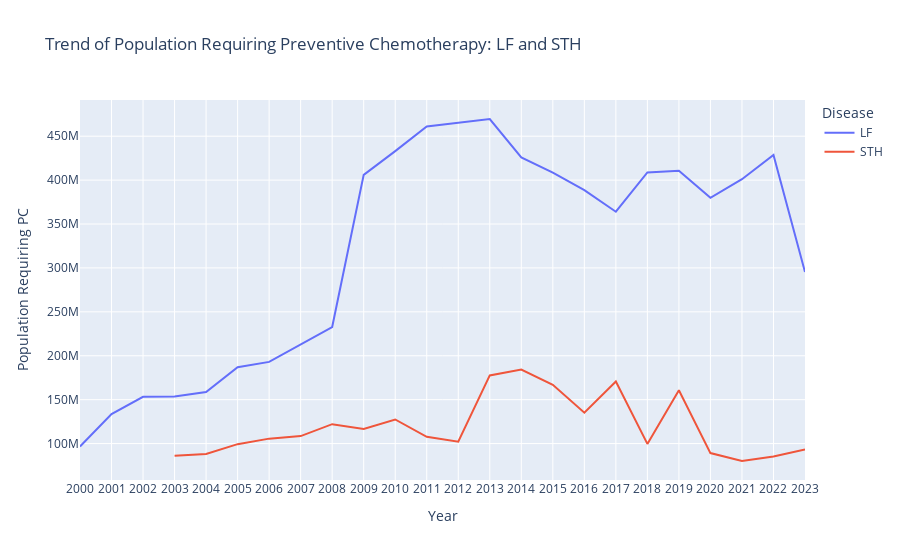

The notebook cell this image was saved under:
### Code cell
import pandas as pd
import plotly.express as px

lf = pd.read_csv('data/LF_final.csv')
sth = pd.read_csv('data/STH_final.csv')

lf['Population requiring PC for LF'] = pd.to_numeric(
    lf['Population requiring PC for LF'], errors='coerce')
sth['Population requiring PC for STH, Pre-SAC'] = pd.to_numeric(
    sth['Population requiring PC for STH, Pre-SAC'], errors='coerce')

lf_year = (
    lf.groupby('Year')['Population requiring PC for LF']
      .sum()
      .reset_index(name='Pop_PC')
      .assign(Disease='LF')
)
sth_year = (
    sth.groupby('Year')['Population requiring PC for STH, Pre-SAC']
       .sum()
       .reset_index(name='Pop_PC')
       .assign(Disease='STH')
)

df = pd.concat([lf_year, sth_year], ignore_index=True)
fig = px.line(
    df,
    x='Year',
    y='Pop_PC',
    color='Disease',
    labels={'Pop_PC':'Population Requiring PC'},
    title='Trend of Population Requiring Preventive Chemotherapy: LF and STH'
)
fig.update_layout(xaxis=dict(dtick=1), yaxis_title='Population Requiring PC')
fig.show()

### Figure 1 — Plotly figure (JSON) as saved in the notebook; plotly's stock layout.template omitted (floating-point values rounded to 4 significant figures)
{"data": [{"hovertemplate": "Disease=LF<br>Year=%{x}<br>Population Requiring PC=%{y}<extra></extra>", "legendgroup": "LF", "line": {"color": "#636efa", "dash": "solid"}, "marker": {"symbol": "circle"}, "mode": "lines", "name": "LF", "orientation": "v", "showlegend": true, "type": "scatter", "x": [2000, 2001, 2002, 2003, 2004, 2005, 2006, 2007, 2008, 2009, 2010, 2011, 2012, 2013, 2014, 2015, 2016, 2017, 2018, 2019, 2020, 2021, 2022, 2023], "xaxis": "x", "y": [96600000.0, 133600000.0, 153200000.0, 153600000.0, 158800000.0, 187000000.0, 193000000.0, 213200000.0, 232700000.0, 405900000.0, 433000000.0, 461200000.0, 465300000.0, 469600000.0, 425900000.0, 408500000.0, 388600000.0, 364000000.0, 408700000.0, 410700000.0, 379800000.0, 401000000.0, 428700000.0, 295200000.0], "yaxis": "y"}, {"hovertemplate": "Disease=STH<br>Year=%{x}<br>Population Requiring PC=%{y}<extra></extra>", "legendgroup": "STH", "line": {"color": "#EF553B", "dash": "solid"}, "marker": {"symbol": "circle"}, "mode": "lines", "name": "STH", "orientation": "v", "showlegend": true, "type": "scatter", "x": [2003, 2004, 2005, 2006, 2007, 2008, 2009, 2010, 2011, 2012, 2013, 2014, 2015, 2016, 2017, 2018, 2019, 2020, 2021, 2022, 2023], "xaxis": "x", "y": [86130000.0, 88070000.0, 99310000.0, 105600000.0, 108500000.0, 122100000.0, 116700000.0, 127400000.0, 107700000.0, 102200000.0, 177600000.0, 184300000.0, 166900000.0, 135200000.0, 170700000.0, 99590000.0, 160700000.0, 89160000.0, 80150000.0, 85320000.0, 93260000.0], "yaxis": "y"}], "layout": {"legend": {"title": {"text": "Disease"}, "tracegroupgap": 0}, "title": {"text": "Trend of Population Requiring Preventive Chemotherapy: LF and STH"}, "xaxis": {"anchor": "y", "domain": [0, 1], "dtick": 1, "title": {"text": "Year"}}, "yaxis": {"anchor": "x", "domain": [0, 1], "title": {"text": "Population Requiring PC"}}}}
